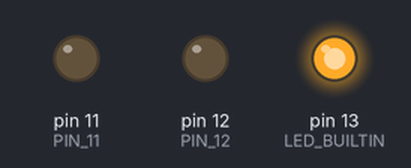
Bench run of a sketch on a simulated Arduino Uno, built with avr-gcc and run on an emulated ATmega328P. Parts: output pins drawn as LEDs (lit = HIGH).

Above: at 0.1 s.
At 0.9 s:
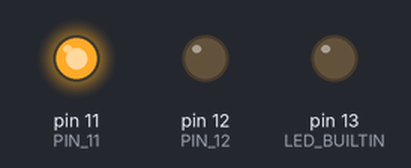
At 1.7 s:
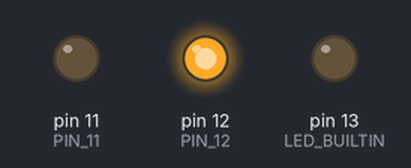
At 2.7 s:
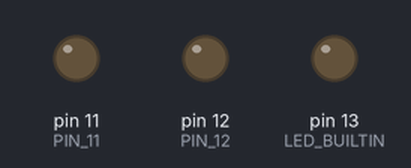
Timing chart, 0 to 3.0 s (numbered marks = the images above):
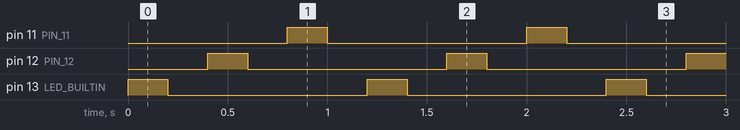

Measured:
- by itself, pin 11 (PIN_11), pin 12 (PIN_12), pin 13 (LED_BUILTIN): alternates HIGH for 0.20 s and LOW for 1.0 s
- by itself, everything shown: repeats every 1.2 s, in 6 steps

The sketch:

CS362_kburks2_Lab1.ino
```cpp
int PIN_12 = 12, PIN_11 = 11;

void setup() {

  pinMode(LED_BUILTIN, OUTPUT);
  pinMode(PIN_12, OUTPUT);
  pinMode(PIN_11, OUTPUT);

}

void loop() {

  digitalWrite(LED_BUILTIN, HIGH);
  delay(200);
  digitalWrite(LED_BUILTIN, LOW);
  delay(200);

  digitalWrite(PIN_12, HIGH);
  delay(200);
  digitalWrite(PIN_12, LOW);
  delay(200);

  digitalWrite(PIN_11, HIGH);
  delay(200);
  digitalWrite(PIN_11, LOW);
  delay(200);

}
```
